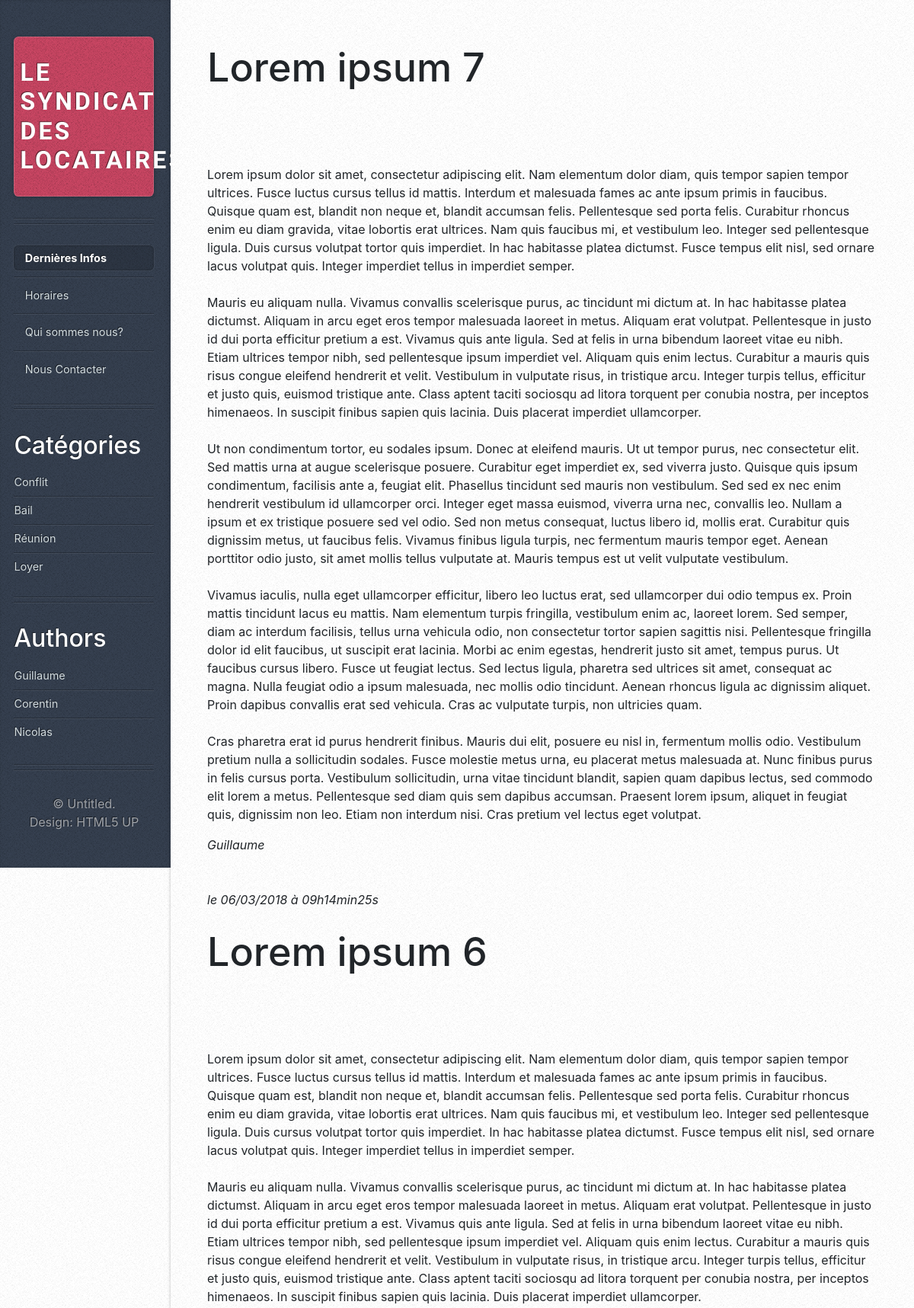
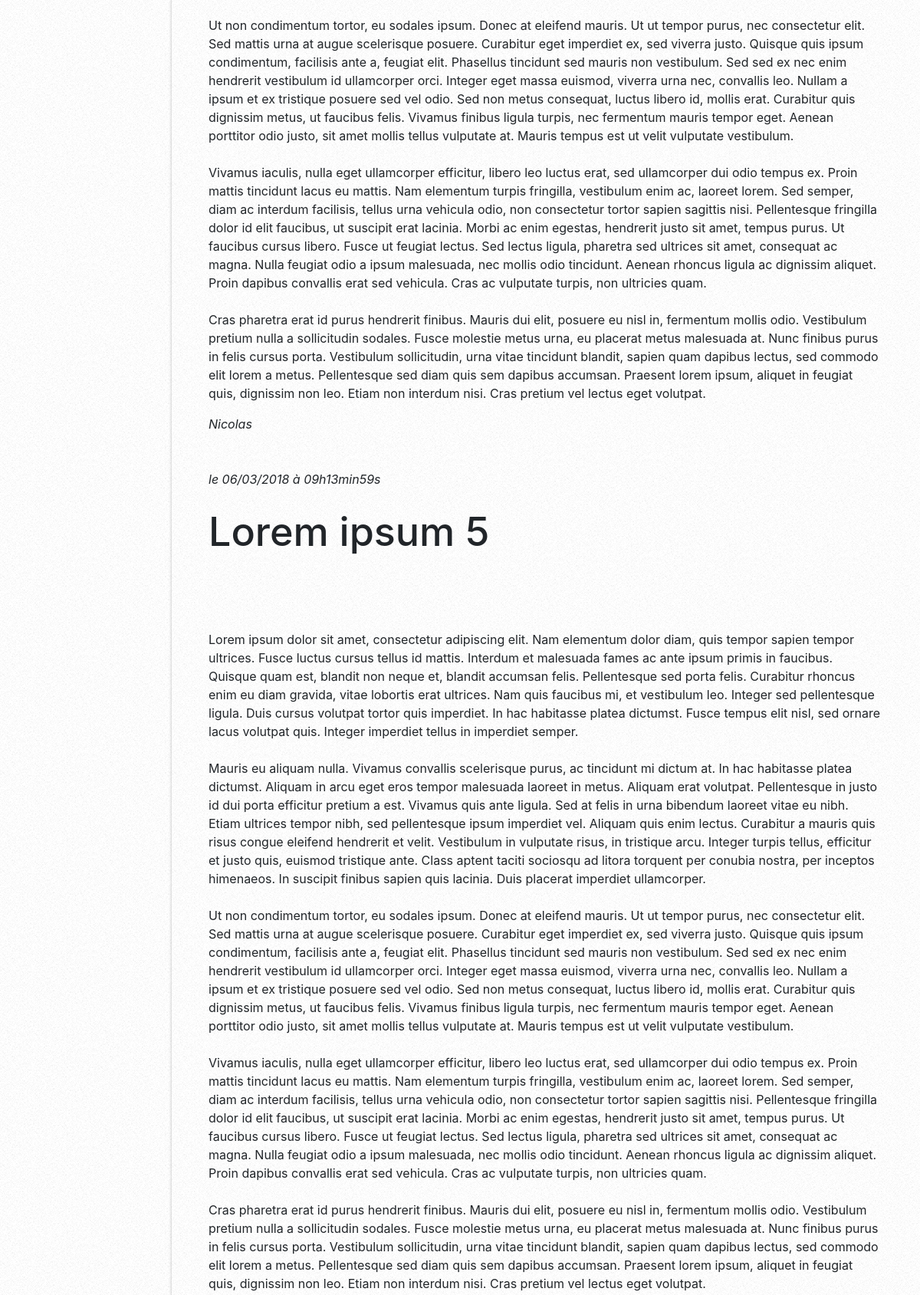
The page / (upper part) on the database its author committed (2 pictures, top to bottom).
### tables this page shows
CREATE TABLE `blog` (
  `id_article` int(11) NOT NULL,
  `title` varchar(256) NOT NULL,
  `content` longtext NOT NULL,
  `date_published` timestamp NOT NULL DEFAULT CURRENT_TIMESTAMP ON UPDATE CURRENT_TIMESTAMP,
  `author` varchar(50) NOT NULL
);

CREATE TABLE `categories` (
  `id_category` int(11) NOT NULL,
  `name_category` varchar(50) NOT NULL
);

### controller/frontend.php (called while the page is built, shortened)
<?php
require_once('model/ArticleManager.php');
require_once('model/ArticleFilterManager.php');
function listArticles(){
    $articleManager = new \Becode\Blog\Model\ArticleManager();
    $articles = $articleManager->getArticles();
    $articleFilterManager = new \Becode\Blog\Model\ArticleFilterManager();
    $categories = $articleFilterManager->getCategories();
    $articleFilterManager = new \Becode\Blog\Model\ArticleFilterManager();
    $authors = $articleFilterManager->getAuthors();
    require('view/frontend/listArticlesView.php');
}

### model/ArticleManager.php (called while the page is built, shortened)
<?php
class ArticleManager extends Manager{
    public function getArticles(){
        $db = $this->dbConnect();
        $req = $db->query('SELECT id_article, title, content, author, DATE_FORMAT(date_published, \'%d/%m/%Y à %Hh%imin%ss\') AS date_published FROM blog ORDER BY date_published DESC LIMIT 0, 5');
        return $req;
    }
}

### model/ArticleFilterManager.php (called while the page is built, shortened)
<?php
class ArticleFilterManager extends Manager{
    public function getCategories(){
        $db = $this->dbConnect();
        $req = $db->query('SELECT id_category, name_category FROM categories');
        return $req;
    }
    public function getAuthors(){
        $db = $this->dbConnect();
        $authors = $db->query('SELECT DISTINCT author FROM blog');
        return $authors;
    }
}

### view/frontend/listArticlesView.php (the view, shortened to what this page needs)
<div id="content">
    <div class="inner">
<?php
while ($data = $articles->fetch()){
    ?>
    <article class="box post post-excerpt">
        <header>
            <h2><?= htmlspecialchars($data['title']) ?></h2>
        </header>
        <p>
            <?= nl2br(htmlspecialchars($data['content'])) ?><br />
        </p>
        <p><em><?= htmlspecialchars($data['author']) ?></em></p>
    </article>
    <em>le <?= $data['date_published'] ?></em>
    <?php
}
?>
    </div>
</div>
<?php require('template.php'); ?>

### view/frontend/sidebar.php (shortened to what this page needs)
<div id="sidebar">
    <h1 id="logo"><a href="#">LE SYNDICAT DES LOCATAIRES</a></h1>
    <nav id="nav">
        <ul>
            <li class="current"><a href="#">Dernières Infos</a></li>
            <li><a id="horaire">Horaires</a></li>
            <li><a id="quiSommesNous">Qui sommes nous?</a></li>
            <li><a id="nousContacter">Nous Contacter</a></li>
        </ul>
    </nav>
    <section class="box recent-comments">
        <header>
            <h2>Catégories</h2>
        </header>
        <ul>
        <?php
            while ($data = $categories->fetch()){
                ?>
                    <li><a href="index.php?action=filter&category=<?= $data['id_category'] ?>"><?= ucfirst(htmlspecialchars($data['name_category'])) ?></a></li>
                <?php
            }
        ?>
        </ul>
    </section>
    <section class="box recent-comments">
        <header>
            <h2>Authors</h2>
        </header>
        <ul>
        <?php
            while ($data = $authors->fetch()){
                ?>
                    <li><a href="index.php?action=filter&author=<?= $data['author'] ?>"><?= ucfirst(htmlspecialchars($data['author'])) ?></a></li>
                <?php
            }
        ?>
        </ul>
    </section>
    <ul id="copyright">
        <li>&copy; Untitled.</li><li>Design: <a href="http://html5up.net">HTML5 UP</a></li>
    </ul>
</div>

### public/css/style.css (style rules this page uses)
#horaire, #quiSommesNous, #nousContacter { cursor: pointer; }

### rows shown on the page
blog: title "Lorem ipsum 7", content "Lorem ipsum dolor sit amet, consectetur adipiscing elit. Nam elementum dolor diam, quis tempor sapien tempor ultrices. Fusce luctus cursus tellus id mattis. Interdum et malesuada fames ac ante ipsum primis in faucibus. Quisque quam est, blandit non neque et, blandit accumsan felis. Pellentesque sed porta felis. Curabitur rhoncus enim eu diam gravida, vitae lobortis erat ultrices. Nam quis faucibus mi, et vestibulum leo. Integer sed pellentesque ligula. Duis cursus volutpat tortor quis imperdiet. In hac habitasse platea dictumst. Fusce tempus elit nisl, sed ornare lacus volutpat quis. Integer imperdiet tellus in imperdiet semper. Mauris eu aliquam nulla. Vivamus convallis scelerisque purus,…", author "Guillaume", date_published "06/03/2018 à 09h14min25s"
blog: title "Lorem ipsum 6", content "Lorem ipsum dolor sit amet, consectetur adipiscing elit. Nam elementum dolor diam, quis tempor sapien tempor ultrices. Fusce luctus cursus tellus id mattis. Interdum et malesuada fames ac ante ipsum primis in faucibus. Quisque quam est, blandit non neque et, blandit accumsan felis. Pellentesque sed porta felis. Curabitur rhoncus enim eu diam gravida, vitae lobortis erat ultrices. Nam quis faucibus mi, et vestibulum leo. Integer sed pellentesque ligula. Duis cursus volutpat tortor quis imperdiet. In hac habitasse platea dictumst. Fusce tempus elit nisl, sed ornare lacus volutpat quis. Integer imperdiet tellus in imperdiet semper. Mauris eu aliquam nulla. Vivamus convallis scelerisque purus,…", author "Nicolas", date_published "06/03/2018 à 09h13min59s"
blog: title "Lorem ipsum 5", content "Lorem ipsum dolor sit amet, consectetur adipiscing elit. Nam elementum dolor diam, quis tempor sapien tempor ultrices. Fusce luctus cursus tellus id mattis. Interdum et malesuada fames ac ante ipsum primis in faucibus. Quisque quam est, blandit non neque et, blandit accumsan felis. Pellentesque sed porta felis. Curabitur rhoncus enim eu diam gravida, vitae lobortis erat ultrices. Nam quis faucibus mi, et vestibulum leo. Integer sed pellentesque ligula. Duis cursus volutpat tortor quis imperdiet. In hac habitasse platea dictumst. Fusce tempus elit nisl, sed ornare lacus volutpat quis. Integer imperdiet tellus in imperdiet semper. Mauris eu aliquam nulla. Vivamus convallis scelerisque purus,…"
categories: name_category "Conflit"
categories: name_category "Bail"
categories: name_category "Réunion"
categories: name_category "Loyer"

### other values the page prints
$data['author'] "Guillaume"
$data['author'] "Corentin"
$data['author'] "Nicolas"
